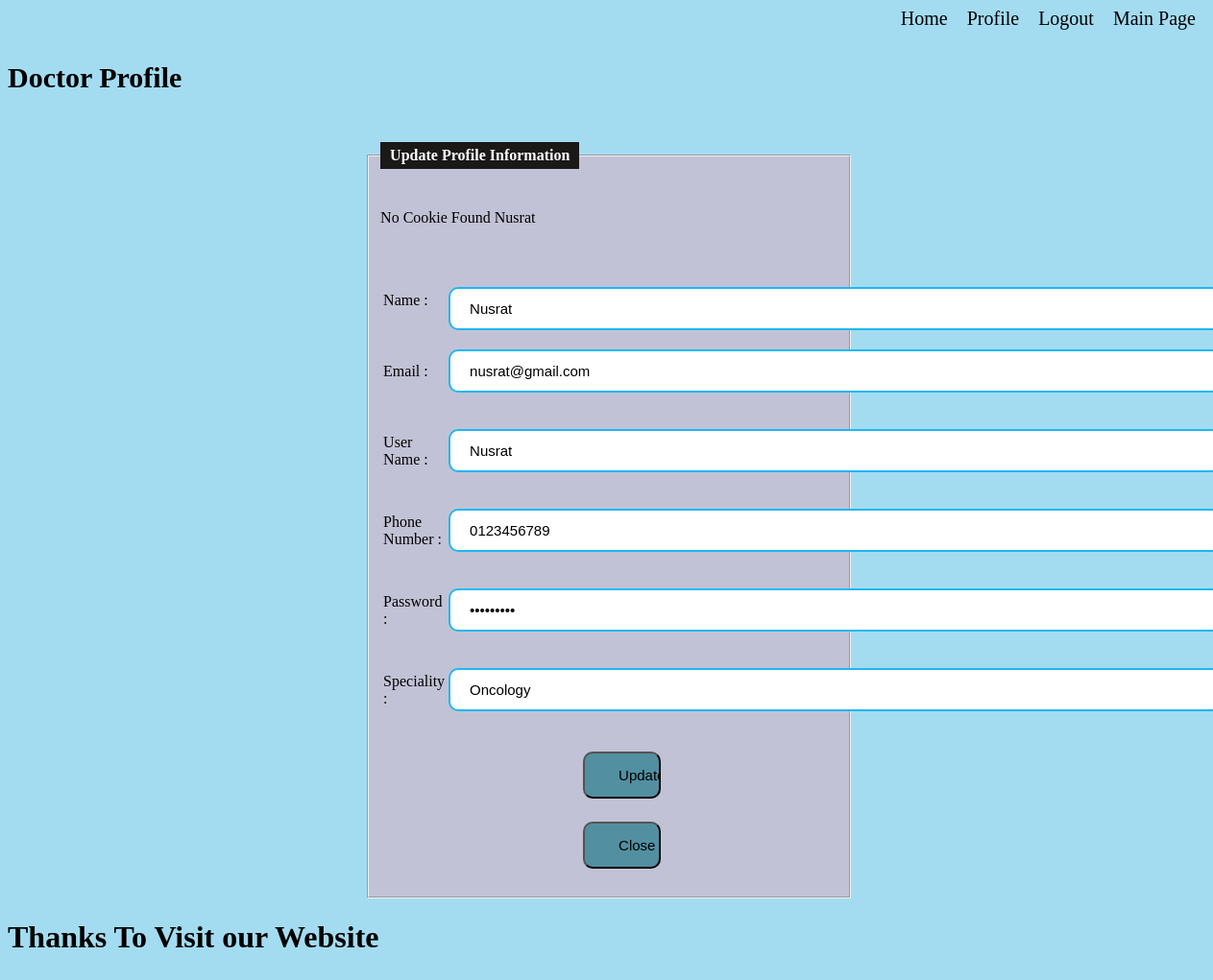
/Doctor/View/UpdateProfile.php (signed in), run on the app's committed database.
### tables this page shows
CREATE TABLE `doctors_db` (
  `Id` int(100) NOT NULL,
  `Name` varchar(100) NOT NULL,
  `Email` varchar(100) NOT NULL,
  `Gender` varchar(100) NOT NULL,
  `Username` varchar(100) NOT NULL,
  `Password` varchar(100) NOT NULL,
  `Contact` varchar(100) NOT NULL,
  `Speciality` varchar(100) NOT NULL,
  `Photo` varchar(200) NOT NULL
);

### Doctor/Model/doctorsdb.php (called while the page is built, shortened)
<?php
class doctorsdb{
function ShowData($conn,$User)
{
    $result = $conn->query("SELECT * FROM doctors_db WHERE Username='". $User."' AND Username='". $User."'");
    return $result;
}
}

### Doctor/View/UpdateProfile.php (the view, shortened to what this page needs)
<?php
include("../Model/doctorsdb.php");
include ("../Controller/UpdateController.php");
include("Navigation.php");
?>
<?php
$Email=$User=$Phone=$Address=$Date=$photo=$Speciality="";
$connection = new doctorsdb();
$conobj=$connection->OpenCon();
$userQuery=$connection->ShowData($conobj,$_SESSION["Username"]);
if ($userQuery->num_rows > 0) {
    while($row = $userQuery->fetch_assoc()) {
      $Name=$row["Name"];
      $Email=$row["Email"];
      $User=$row["Username"];
      $Pass=$row["Password"];
      $Phone=$row["Contact"];
      $Speciality=$row["Speciality"];
  }
}
?>
<!DOCTYPE html>
<html>
<head>
<div class = 'header sticky'>
<link rel="stylesheet" type="text/css" href="../CSS/Design2.css">
<h1 font color='white'> Doctor Profile </h1>
</div>
</head>
<body style="background-color:#a3dcf1;">
    <form method="post" action="" enctype="multipart/form-data">
       <fieldset>
    <legend><b>Update Profile Information</b></legend><br>
     <?php $Cookie_name=$_SESSION['Username'];
                    $name=$_SESSION['Username'];
                    if(!isset($_COOKIE[$name]))
                    {
                        echo "<p>No Cookie Found ".$_SESSION['Name']."</p>";
                    }
                    else {
                        echo "<p>Cookie Found !! ".$_COOKIE[$name]."</p>";
                    }?>
          <table>
            <tr>
                <td>Name : <br><br></td>
                <td> <input type="text" name="name" class="form-control" value="<?php echo $Name; ?>" /> </td>
                <br><br>
            </tr>
            <tr>
                <td>
                <label>Email :<br><br> </label></td>
                <td>  <input type="text" name="email" class="form-control" value="<?php echo $Email; ?>"/><br><br> </td>
            </tr>
            <tr>
                <td>
                <label>User Name : <br><br></label></td>
                <td> <input type="text" name="userName" class="form-control" value="<?php echo $User; ?>" readonly/><br><br> </td>
            </tr>
            <tr>
                <td>
                <label>Phone Number : <br><br></label></td>
                <td> <input type="text" name="phone" class="form-control" value="<?php echo $Phone; ?>" /><br><br> </td>
            </tr>
            <tr>
                <td>
                <label>Password : <br><br></label></td>
                <td> <input type="password" name="password" class="form-control" value="<?php echo $Pass;?>"/><br> <br></td>
            </tr>
            <tr>
                <td>
                <label>Speciality : <br><br></label></td>
                <td> <input type="text" name="speciality" class="form-control" value="<?php echo $Speciality;?>"/><br> <br></td>
            </tr>
            <tr>
                <td></td>
                <td class="btn">
                <input type="submit" name="Update" value="Update"/>
                <input type="submit" name="close" value="Close"/>
                </td>
            </tr>
            </table>
        </fieldset>
    </form>
    <div class= 'footer'>
    <h1>Thanks To Visit our Website<h1>
    </div>
    <br />
</body>
</html>

### Doctor/Asset/CSS/Design2.css (style rules this page uses)
.header h1 { font-size: 30px; }
input[type=text], select { width: 200%; padding: 12px 20px; margin: 8px 0; display: inline-block; box-sizing: border-box; border: none; border-radius:10px; border: 2px solid #1db8f1; }
input[type=password], select { width: 200%; padding: 12px 20px; margin: 8px 0; display: inline-block; border-radius: 10px; border: none; border: 2px solid #1db8f1; box-sizing: border-box; }
input[type=submit] { width: 20%; background-color: #528fa1; color: rgb(0, 0, 0); padding: 14px 35px; margin: 12px 140px; cursor: pointer; border-radius: 10px; }
fieldset { background-color: #a3dcf1; display: block; margin-left: 400px; margin-right: 400px; padding-top: 0.5em; padding-bottom: 0.9em; }
legend { background-color: rgb(27, 24, 24); color: white; padding: 5px 10px; }

### Doctor/View/UpdateProfile.php (style rules this page uses)
fieldset { margin-left:30%; margin-right:30%; margin-top:50px; background-color: #c2c2d6; }
input { border-radius:5px; font-size:15px; }
body { background-image: url('Media/4.jpg'); }

### data on the page
doctors_db: name "Nusrat", email "nusrat@gmail.com", userName "Nusrat", phone "0123456789", speciality "Oncology"

### other printed values
$_SESSION['Name'] "Nusrat"
